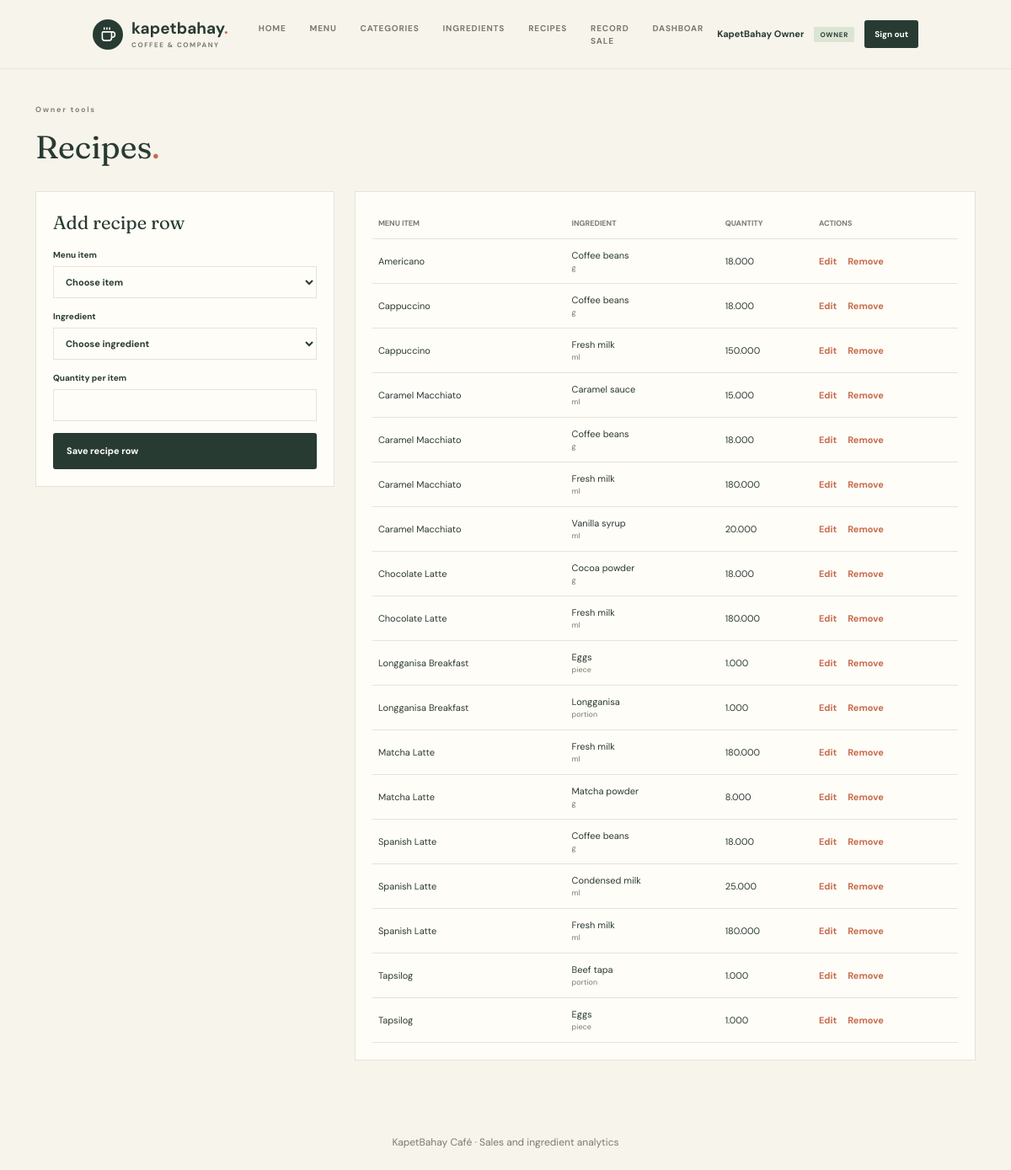
/owner/recipes.php (signed in), run on the app's committed database.
### tables this page shows
CREATE TABLE recipes (
    id INT UNSIGNED AUTO_INCREMENT PRIMARY KEY,
    menu_item_id INT UNSIGNED NOT NULL,
    ingredient_id INT UNSIGNED NOT NULL,
    qty_per_item DECIMAL(12,3) NOT NULL,
    CONSTRAINT fk_recipes_menu_item FOREIGN KEY (menu_item_id) REFERENCES menu_items(id) ON DELETE RESTRICT,
    CONSTRAINT fk_recipes_ingredient FOREIGN KEY (ingredient_id) REFERENCES ingredients(id) ON DELETE RESTRICT,
    UNIQUE KEY uq_recipes_menu_ingredient (menu_item_id, ingredient_id),
    INDEX idx_recipes_ingredient (ingredient_id)
);

CREATE TABLE menu_items (
    id INT UNSIGNED AUTO_INCREMENT PRIMARY KEY,
    category_id INT UNSIGNED NOT NULL,
    name VARCHAR(150) NOT NULL,
    description TEXT NULL,
    price DECIMAL(10,2) NOT NULL,
    is_available TINYINT(1) NOT NULL DEFAULT 1,
    is_archived TINYINT(1) NOT NULL DEFAULT 0,
    image_url VARCHAR(255) NULL,
    CONSTRAINT fk_menu_items_category FOREIGN KEY (category_id) REFERENCES categories(id) ON DELETE RESTRICT,
    INDEX idx_menu_items_category (category_id),
    INDEX idx_menu_items_active (is_archived, is_available)
);

CREATE TABLE ingredients (
    id INT UNSIGNED AUTO_INCREMENT PRIMARY KEY,
    name VARCHAR(150) NOT NULL,
    unit VARCHAR(30) NOT NULL,
    stock_qty DECIMAL(12,3) NOT NULL DEFAULT 0,
    min_stock_level DECIMAL(12,3) NOT NULL DEFAULT 0,
    stock_updated_at DATETIME NOT NULL DEFAULT CURRENT_TIMESTAMP,
    low_stock_notified_at DATETIME NULL,
    is_archived TINYINT(1) NOT NULL DEFAULT 0,
    INDEX idx_ingredients_archived (is_archived)
);

### includes/helpers.php (called while the page is built, shortened)
<?php
function e(?string $value): string
{
    return htmlspecialchars((string) $value, ENT_QUOTES, 'UTF-8');
}

### owner/recipes.php (the view, shortened to what this page needs)
<?php
require_once __DIR__ . '/../includes/auth.php';
$edit = null;
$rows = $pdo->query(
    'SELECT r.*, m.name AS menu_name, i.name AS ingredient_name, i.unit
     FROM recipes r
     JOIN menu_items m ON m.id = r.menu_item_id
     JOIN ingredients i ON i.id = r.ingredient_id
     ORDER BY m.name, i.name'
)->fetchAll();
require __DIR__ . '/../includes/header.php';
?>
<main class="app-owner-page">
    <div class="app-page-heading">
        <div>
            <p class="eyebrow">Owner tools</p>
            <h1>Recipes<span>.</span></h1>
        </div>
    </div>
    <section class="app-admin-grid">
        <form method="post" class="app-form-card">
            <h2><?= $edit ? 'Edit recipe row' : 'Add recipe row' ?></h2>
            <label class="app-field">Menu item
                <select name="menu_item_id" required>
                    <option value="">Choose item</option>
                </select>
            </label>
            <label class="app-field">Ingredient
                <select name="ingredient_id" required>
                    <option value="">Choose ingredient</option>
                </select>
            </label>
            <label class="app-field">Quantity per item
                <input name="qty_per_item" type="number" min="0.001" step="0.001" required value="<?= e((string) ($edit['qty_per_item'] ?? '')) ?>">
            </label>
            <button class="primary-button">Save recipe row</button>
        </form>
        <section class="app-list-card">
            <div class="app-table-wrap">
                <table class="app-table">
                    <thead>
                        <tr>
                            <th>Menu item</th>
                            <th>Ingredient</th>
                            <th>Quantity</th>
                            <th>Actions</th>
                        </tr>
                    </thead>
                    <tbody>
                        <?php foreach ($rows as $row): ?>
                            <tr>
                                <td><?= e((string) $row['menu_name']) ?></td>
                                <td>
                                    <?= e((string) $row['ingredient_name']) ?>
                                    <small><?= e((string) $row['unit']) ?></small>
                                </td>
                                <td><?= e((string) $row['qty_per_item']) ?></td>
                                <td>
                                    <a class="app-table-link" href="?edit=<?= (int) $row['id'] ?>">Edit</a>
                                    <form method="post" class="app-inline-form">
                                        <button class="app-table-link">Remove</button>
                                    </form>
                                </td>
                            </tr>
                        <?php endforeach; ?>
                    </tbody>
                </table>
            </div>
        </section>
    </section>
</main>
<?php require __DIR__ . '/../includes/footer.php'; ?>

### assets/css/owner.css (style rules this page uses)
:root { --cream:#f7f4ec;--paper:#fffdf8;--ink:#283b32;--muted:#797c70;--espresso:#563c2e;--terracotta:#c66c4d;--sage:#dce5d4;--line:#e8e3d8;--serif:'Fraunces',Georgia,serif;--sans:'DM Sans',sans-serif }
* { box-sizing:border-box }
html { scroll-behavior:smooth }
body { margin:0;background:var(--cream);color:var(--ink);font-family:var(--sans);-webkit-font-smoothing:antialiased }
button,input,select { font:inherit }
button { cursor:pointer }
.eyebrow { font-size:9px;letter-spacing:1.7px;font-weight:700;color:#828475;display:flex;align-items:center;gap:9px }
.primary-button { border:0;background:var(--ink);color:white;padding:13px 16px;border-radius:3px;display:flex;justify-content:space-between;align-items:center;gap:12px;font-size:11px;font-weight:700;transition:background .2s }

### assets/css/app.css (style rules this page uses)
.app-owner-page { margin: 0 auto; max-width: 1180px; padding: 42px 32px 64px; }
.app-page-heading { align-items: end; display: flex; justify-content: space-between; margin-bottom: 24px; }
.app-page-heading h1 { font-family: var(--serif); font-size: 38px; margin: 8px 0 0; }
.app-page-heading h1 span,.app-item-category { color: var(--terra, var(--terracotta, #bf684c)); }
.app-toggle-link,.app-cancel-link,.app-table-link { color: var(--terra, var(--terracotta, #bf684c)); font-size: 11px; font-weight: 700; text-decoration: none; }
.app-table-link { background:none;border:0;padding:0;cursor:pointer; }
.app-admin-grid { display: grid; grid-template-columns: minmax(260px, .65fr) minmax(0, 1.35fr); gap: 24px; align-items: start; }
.app-form-card,.app-list-card { background: var(--paper); border:1px solid var(--line); padding:20px; }
.app-form-card { display:grid; gap:14px; }
.app-form-card h2,.app-list-card h2 { font-family:var(--serif); font-size:22px; margin:0; }
.app-field { display:grid; gap:6px; font-size:10px; font-weight:700; }
.app-field input,.app-field select,.app-field textarea { border:1px solid var(--line); background:var(--paper); color:var(--ink); padding:10px; font-size:11px; }
.app-table-wrap { overflow-x:auto; }
.app-table { border-collapse:collapse; width:100%; font-size:11px; }
.app-table th,.app-table td { border-bottom:1px solid var(--line); padding:11px 7px; text-align:left; vertical-align:middle; }
.app-table th { color:var(--muted); font-size:9px; text-transform:uppercase; }
.app-table small { color:var(--muted); display:block; font-size:9px; }
.app-inline-form { display:inline; margin-left:10px; }

### data on the page
recipes: menu_item.name "Americano", ingredient.name "Coffee beans", ingredient.unit "g", qty_per_item "18.000"
recipes: menu_item.name "Cappuccino", ingredient.name "Coffee beans", ingredient.unit "g", qty_per_item "18.000"
recipes: menu_item.name "Cappuccino", ingredient.name "Fresh milk", ingredient.unit "ml", qty_per_item "150.000"
recipes: menu_item.name "Caramel Macchiato", ingredient.name "Caramel sauce", ingredient.unit "ml", qty_per_item "15.000"
recipes: menu_item.name "Caramel Macchiato", ingredient.name "Coffee beans", ingredient.unit "g", qty_per_item "18.000"
recipes: menu_item.name "Caramel Macchiato", ingredient.name "Fresh milk", ingredient.unit "ml", qty_per_item "180.000"
recipes: menu_item.name "Caramel Macchiato", ingredient.name "Vanilla syrup", ingredient.unit "ml", qty_per_item "20.000"
recipes: menu_item.name "Chocolate Latte", ingredient.name "Cocoa powder", ingredient.unit "g", qty_per_item "18.000"
recipes: menu_item.name "Chocolate Latte", ingredient.name "Fresh milk", ingredient.unit "ml", qty_per_item "180.000"
recipes: menu_item.name "Longganisa Breakfast", ingredient.name "Eggs", ingredient.unit "piece", qty_per_item "1.000"
recipes: menu_item.name "Longganisa Breakfast", ingredient.name "Longganisa", ingredient.unit "portion", qty_per_item "1.000"
recipes: menu_item.name "Matcha Latte", ingredient.name "Fresh milk", ingredient.unit "ml", qty_per_item "180.000"
recipes: menu_item.name "Matcha Latte", ingredient.name "Matcha powder", ingredient.unit "g", qty_per_item "8.000"
recipes: menu_item.name "Spanish Latte", ingredient.name "Coffee beans", ingredient.unit "g", qty_per_item "18.000"
recipes: menu_item.name "Spanish Latte", ingredient.name "Condensed milk", ingredient.unit "ml", qty_per_item "25.000"
recipes: menu_item.name "Spanish Latte", ingredient.name "Fresh milk", ingredient.unit "ml", qty_per_item "180.000"
recipes: menu_item.name "Tapsilog", ingredient.name "Beef tapa", ingredient.unit "portion", qty_per_item "1.000"
recipes: menu_item.name "Tapsilog", ingredient.name "Eggs", ingredient.unit "piece", qty_per_item "1.000"

### other printed values
$item['label'] "HOME"
$item['label'] "MENU"
$item['label'] "CATEGORIES"
$item['label'] "INGREDIENTS"
$item['label'] "RECIPES"
$item['label'] "RECORD SALE"
$viewer['name'] "KapetBahay Owner"
$viewer['role'] "OWNER"
